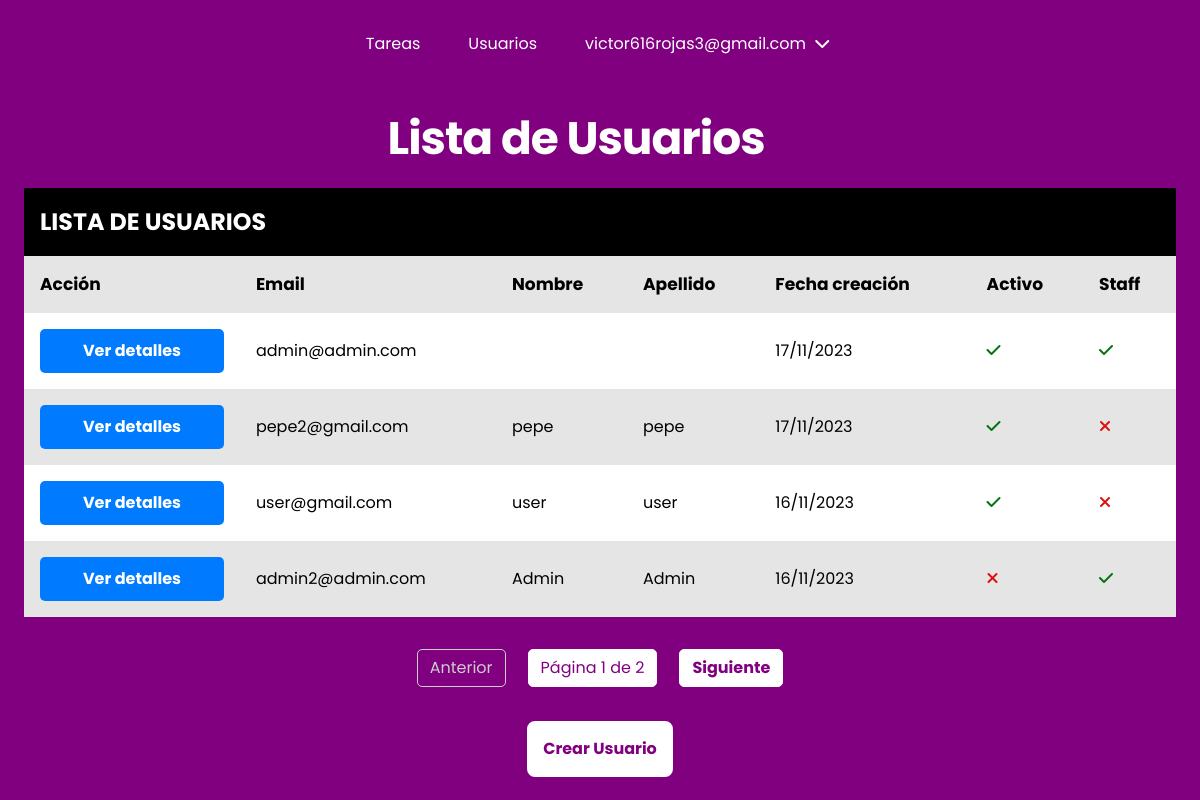
Screenshot of /users/ (signed in) with the database file from the repository.
### users/models.py (models this page shows, shortened)
class CustomUser(AbstractBaseUser, PermissionsMixin):
    email = models.EmailField(
        unique=True,
        max_length=25,
        verbose_name="Correo Electrónico",
        help_text="Ingrese su dirección de correo electrónico.",
    )
    password1 = models.CharField(
        max_length=128,
        verbose_name="Contraseña",
        help_text="Ingrese su contraseña.",
    )
    password2 = models.CharField(
        max_length=128,
        verbose_name="Confirmar Contraseña",
        help_text="Ingrese nuevamente su contraseña para confirmar.",
    )
    first_name = models.CharField(
        max_length=30,
        blank=True,
        verbose_name="Nombre",
        help_text="Ingrese su nombre.",
    )
    last_name = models.CharField(
        max_length=30,
        blank=True,
        verbose_name="Apellido",
        help_text="Ingrese su apellido.",
    )
    date_joined = models.DateTimeField(
        default=timezone.now,
        verbose_name="Fecha de Registro",
        help_text="Fecha y hora en que el usuario se registró.",
    )
    is_active = models.BooleanField(
        default=True,
        verbose_name="Activo",
        help_text="Indica si la cuenta del usuario está activa.",
    )
    is_staff = models.BooleanField(
        default=False,
        verbose_name="Personal de Staff",
        help_text="Indica si el usuario tiene acceso al panel de administración.",
    )
    profile_picture = models.ImageField(
        upload_to="users/images/profile_pictures/",
        default="users/images/profile_pictures/default.png",
        blank=True,
    )
    objects = CustomUserManager()
    USERNAME_FIELD = "email"
    REQUIRED_FIELDS = []
    class Meta:
        ordering = ["-date_joined"]

### users/views.py (the view)
# urls.py: path('', views.list_users, name='user-list'),
@login_required(login_url="/users/login/")
@user_passes_test(is_admin)
def list_users(request):
    users = CustomUser.objects.exclude(pk=request.user.pk)
    page_number = request.GET.get("page")
    try:
        page_number = int(page_number)
    except (TypeError, ValueError):
        page_number = 1
    paginator = Paginator(users, 4)
    try:
        paginator_data = paginator.page(page_number)
    except PageNotAnInteger:
        paginator_data = paginator.page(1)
    except EmptyPage:
        paginator_data = paginator.page(1)
    return render(request, "users/list.html", {"paginator_data": paginator_data})

### users/views.py (called while the page is built)
def is_admin(user):
    return user.is_authenticated and user.is_staff

### users/templates/users/list.html (shortened to what this page needs)
{% extends "base.html" %}
{% load static %}
{% block css %}
<link rel="stylesheet" type="text/css" href="{% static 'users/css/style.css' %}" /> {% endblock %}
{% block content %}
<section class="container">
    <h1 class="fs-6">Lista de Usuarios</h1>
    <div class="table-wrapper">
        <table>
            <caption role="caption" class="fs-3">
                Lista de usuarios
            </caption>
            <thead>
                <tr class="table__headers fs-1">
                    <th>Acción</th>
                    <th>Email</th>
                    <th>Nombre</th>
                    <th>Apellido</th>
                    <th>Fecha creación</th>
                    <th>Activo</th>
                    <th>Staff</th>
                </tr>
            </thead>
            <tbody>
                {% for user in paginator_data %}
                <tr>
                    <td headers="actions"><a class="table__action" href="{% url 'user-detail' user.id %}">Ver
                            detalles</a>
                    </td>
                    <td headers="email">{{ user.email }}</td>
                    <td headers="first_name">{{ user.first_name }}</td>
                    <td headers="last_name">{{ user.last_name }}</td>
                    <td headers="date_joined">{{ user.date_joined|date:"d/m/Y" }}</td>
                    <td headers="is_active" class="table__status-cell">{% if user.is_active %}<i
                            class="fa-solid fa-check status-cell__ticket"></i>{% else %}<i
                            class="fa-solid fa-xmark status-cell__cross"></i>{% endif %}</td>
                    <td headers="is_staff" class="table__status-cell">{% if user.is_staff %}<i
                            class="fa-solid fa-check status-cell__ticket"></i>{% else %}<i
                            class="fa-solid fa-xmark status-cell__cross"></i>{% endif %}</td>
                </tr>
                {% empty %}
                <tr>
                    <td colspan="7">No hay usuarios registrados.</td>
                </tr>
                {% endfor %}
            </tbody>
        </table>
    </div>
    {% include 'pagination.html' %}
    <div class="links-container">
        <a class="btn btn-secondary" href="{% url 'user-create' %}">Crear Usuario</a>
    </div>
</section>
{% endblock %}

### taskmaster/templates/header.html (shortened to what this page needs)
{% if request.user.is_authenticated %}
<header class="primary-header flex">
    <nav>
        <ul id="primary-navigation" data-visible="false" class="primary-navigation flex">
            <li class="active"><a href="{% url 'task-list' %}">Tareas</a></li>
            {% if request.user.is_staff %}
            <li class="active"><a href="{% url 'user-list' %}">Usuarios</a></li>
            {% endif %}
            <li class="active has-dropdown">{{ request.user.email }} <i class="fa-solid fa-chevron-down"></i>
            </li>
        </ul>
    </nav>
</header>
{% endif %}

### taskmaster/static/css/main.css (style rules this page uses)
:root { --clr-white: rgb(255, 255, 255); --clr-neutral-400: rgb(3, 3, 3); --clr-accent-700: rgb(128, 0, 128); --clr-gradient-accent: rgb(182, 0, 136); --clr-complete: rgb(0, 117, 16); --clr-incomplete: rgb(223, 14, 14); --clr-btn-edit: rgb(0, 123, 255); --clr-btn-delete: rgb(223, 14, 14); --clr-btn-return: rgb(128, 0, 128); --clr-btn-edit-hover: rgba(0, 123, 255, 0.8); --clr-btn-delete-hover: rgba(223, 14, 14, 0.8); --clr-btn-return-hover: rgba(128, 0, 128, 0.8); --bg-clr: rgb(250, 250, 250); --ff-primary: "Poppins", Arial, Helvetica, sans-serif; --fw-regular: 400; --fw-semi-bold: 600; --fw-bold: 700; --fs-1: clamp(0.75rem, calc(0.55rem + 0.69vw), 1.19rem); --fs-2: clamp(0.78rem, calc(0.59rem + 0.81vw), 1.4rem); --fs-3: clamp(0.88rem, calc(0.69rem + 1.06vw), 1.75rem); --fs-4: clamp(1.05rem, calc(0.81rem + 1.38vw), 2.19rem); --fs-5: clamp(1.26rem, calc(0.95rem + 1.79vw), 2.73rem); --fs-6: clamp(1.51rem, calc(1.11rem + 2.31vw), 3.42rem); --fs-7: clamp(1.81rem, calc(1.29rem + 2.98vw), 4.27rem); --fs-8: clamp(2.18rem, calc(1.51rem + 3.83vw), 5.34rem); --fs-btn-1: clamp(1rem, calc(1rem + 0.05vw), 1.19rem); }
*, *::before, *::after { box-sizing: border-box; }
* { margin: 0; padding: 0; font: inherit; }
html { scroll-behavior: smooth; scroll-padding-top: var(--scroll-padding, 75px); }
body { line-height: 1.5; background-color: var(--clr-accent-700); font-family: var(--ff-primary); }
h1, h2, p { color: var(--clr-neutral); }
caption { font-weight: var(--fw-bold); }
.fs-1 { font-size: var(--fs-1); }
.fs-3 { font-size: var(--fs-3); }
.fs-6 { font-size: var(--fs-6); }
h1 { margin-block: 1rem; width: min(100% - 3rem, 40ch); letter-spacing: -1px; text-align: left; }
.container { width: min(100% - 3rem, 120ch); margin-inline: auto; margin-block: 1rem; }
.flex { display: flex; gap: var(--gap, 1rem); }
.primary-header { align-items: center; justify-content: center; }
.primary-navigation { list-style: none; }
.primary-navigation a { text-decoration: none; color: var(--clr-white); }
.has-dropdown { display: inline-block; color: var(--clr-white); cursor: pointer; position: relative; }
.fa-chevron-down { padding-inline: 0.25rem; transition: transform 0.3s ease; }
.btn-secondary { color: var(--clr-accent-700); background-color: var(--clr-white); border: 2px solid var(--clr-accent-700); }
@media (min-width: 35em) { .primary-navigation { --gap: clamp(1.5rem, 5vw, 3rem); padding-block: 2rem; padding-inline: clamp(3rem, 8vw, 10rem); } }
@media (min-width: 35em) { .container h1 { text-align: center; } }
h1 { font-weight: var(--fw-bold); color: var(--clr-white); }
.btn { font-weight: bold; padding: 1rem; border-radius: 10px; text-align: center; cursor: pointer; }
.table-wrapper { overflow-x: auto; margin-top: 1rem; }
table { width: 100%; border-collapse: collapse; background-color: #ffffff; }
caption, th, td { padding: 1rem; }
caption, th { text-align: left; font-weight: var(--fw-bold); }
caption { color: var(--clr-white); background-color: hsl(0, 0%, 0%); text-transform: uppercase; }
th { background-color: rgba(0, 0, 0, 0.1); }
tr:nth-of-type(2n) { background-color: rgba(0, 0, 0, 0.1); }
.table__action { display: flex; justify-content: center; padding: 10px 20px; background-color: var(--clr-btn-edit); color: var(--clr-white); text-decoration: none; border: 0; border-radius: 5px; cursor: pointer; font-weight: var(--fw-bold); transition: background-color 0.1s ease; }
.status-cell__ticket { color: var(--clr-complete); }
.status-cell__cross { color: var(--clr-incomplete); }
.links-container { display: block; margin-top: 2rem; display: flex; justify-content: center; align-items: center; }
.links-container a { text-decoration: none; }

### users/static/users/css/style.css (style rules this page uses)
:root { --clr-white: #ffffff; --clr-accent-700: #800080; --fw-bold: 700; }

### rows the page displays
CustomUser: user.email "victor616rojas3@gmail.com"
CustomUser: email "admin@admin.com", date_joined "17/11/2023", is_active True (drawn), is_staff True (drawn)
CustomUser: email "pepe2@gmail.com", first_name "pepe", last_name "pepe", date_joined "17/11/2023", is_active True (drawn), is_staff False (drawn)
CustomUser: email "user@gmail.com", first_name "user", last_name "user", date_joined "16/11/2023", is_active True (drawn), is_staff False (drawn)
CustomUser: email "admin2@admin.com", first_name "Admin", last_name "Admin", date_joined "16/11/2023", is_active False (drawn), is_staff True (drawn)

### other values shown
{{ paginator_data.number }} "1"
{{ paginator_data.paginator.num_pages }} "2"
